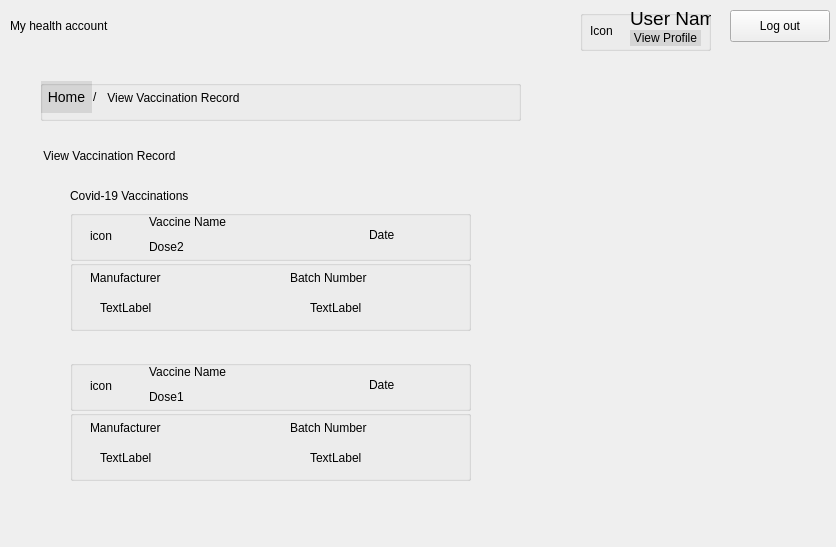
<?xml version="1.0" encoding="UTF-8"?>
<ui version="4.0">
 <class>UserVaccinationResult</class>
 <widget class="QDialog" name="UserVaccinationResult">
  <property name="geometry">
   <rect>
    <x>0</x>
    <y>0</y>
    <width>836</width>
    <height>547</height>
   </rect>
  </property>
  <property name="windowTitle">
   <string>Dialog</string>
  </property>
  <widget class="QGroupBox" name="groupBox_2">
   <property name="geometry">
    <rect>
     <x>40</x>
     <y>80</y>
     <width>481</width>
     <height>41</height>
    </rect>
   </property>
   <property name="title">
    <string/>
   </property>
   <widget class="QLabel" name="label_9">
    <property name="geometry">
     <rect>
      <x>53</x>
      <y>9</y>
      <width>16</width>
      <height>16</height>
     </rect>
    </property>
    <property name="text">
     <string>/</string>
    </property>
   </widget>
   <widget class="QLabel" name="label_10">
    <property name="geometry">
     <rect>
      <x>64</x>
      <y>10</y>
      <width>241</width>
      <height>16</height>
     </rect>
    </property>
    <property name="text">
     <string> View Vaccination Record</string>
    </property>
   </widget>
   <widget class="QPushButton" name="pushButtonHome">
    <property name="geometry">
     <rect>
      <x>1</x>
      <y>1</y>
      <width>51</width>
      <height>32</height>
     </rect>
    </property>
    <property name="styleSheet">
     <string notr="true">QPushButton {
	background-color: rgb(0, 0, 0,0.1); 
	border: none; 
	color: rgb(0, 0, 0); 
	font: 14px;
} 

QPushButton:hover { 
	background-color: rgb(0, 0, 0, 0.1); 
	border: none; 
	color: rgb(0, 43, 255); 
}</string>
    </property>
    <property name="text">
     <string>Home</string>
    </property>
   </widget>
  </widget>
  <widget class="QGroupBox" name="groupBox_3">
   <property name="geometry">
    <rect>
     <x>70</x>
     <y>360</y>
     <width>401</width>
     <height>51</height>
    </rect>
   </property>
   <property name="title">
    <string/>
   </property>
   <widget class="QLabel" name="labelIconVaccine2">
    <property name="geometry">
     <rect>
      <x>20</x>
      <y>5</y>
      <width>26</width>
      <height>41</height>
     </rect>
    </property>
    <property name="text">
     <string>icon</string>
    </property>
   </widget>
   <widget class="QLabel" name="labelVaccine1Name">
    <property name="geometry">
     <rect>
      <x>79</x>
      <y>2</y>
      <width>181</width>
      <height>19</height>
     </rect>
    </property>
    <property name="styleSheet">
     <string notr="true">font: 16pt &quot;.AppleSystemUIFont&quot;;</string>
    </property>
    <property name="text">
     <string>Vaccine Name</string>
    </property>
   </widget>
   <widget class="QLabel" name="label_14">
    <property name="geometry">
     <rect>
      <x>79</x>
      <y>29</y>
      <width>51</width>
      <height>16</height>
     </rect>
    </property>
    <property name="text">
     <string>Dose1</string>
    </property>
   </widget>
   <widget class="QLabel" name="labelVaccine1Date">
    <property name="geometry">
     <rect>
      <x>299</x>
      <y>17</y>
      <width>91</width>
      <height>16</height>
     </rect>
    </property>
    <property name="text">
     <string>Date</string>
    </property>
   </widget>
  </widget>
  <widget class="QLabel" name="label_11">
   <property name="geometry">
    <rect>
     <x>70</x>
     <y>180</y>
     <width>201</width>
     <height>31</height>
    </rect>
   </property>
   <property name="styleSheet">
    <string notr="true">font: 16pt &quot;.AppleSystemUIFont&quot;;</string>
   </property>
   <property name="text">
    <string>Covid-19 Vaccinations</string>
   </property>
  </widget>
  <widget class="QPushButton" name="pushButtonLogout">
   <property name="geometry">
    <rect>
     <x>730</x>
     <y>10</y>
     <width>100</width>
     <height>32</height>
    </rect>
   </property>
   <property name="text">
    <string>Log out</string>
   </property>
  </widget>
  <widget class="QLabel" name="label_7">
   <property name="geometry">
    <rect>
     <x>40</x>
     <y>140</y>
     <width>201</width>
     <height>31</height>
    </rect>
   </property>
   <property name="styleSheet">
    <string notr="true">font: 18pt &quot;.AppleSystemUIFont&quot;;</string>
   </property>
   <property name="text">
    <string> View Vaccination Record</string>
   </property>
  </widget>
  <widget class="QGroupBox" name="groupBox_6">
   <property name="geometry">
    <rect>
     <x>580</x>
     <y>10</y>
     <width>131</width>
     <height>41</height>
    </rect>
   </property>
   <property name="title">
    <string/>
   </property>
   <widget class="QLabel" name="labelUserName">
    <property name="geometry">
     <rect>
      <x>50</x>
      <y>0</y>
      <width>91</width>
      <height>16</height>
     </rect>
    </property>
    <property name="font">
     <font>
      <family>.AppleSystemUIFont</family>
      <pointsize>14</pointsize>
      <italic>false</italic>
      <bold>false</bold>
     </font>
    </property>
    <property name="styleSheet">
     <string notr="true">font: 14pt &quot;.AppleSystemUIFont&quot;;</string>
    </property>
    <property name="text">
     <string>User Name</string>
    </property>
   </widget>
   <widget class="QLabel" name="labelIconUser">
    <property name="geometry">
     <rect>
      <x>10</x>
      <y>0</y>
      <width>41</width>
      <height>41</height>
     </rect>
    </property>
    <property name="text">
     <string>Icon</string>
    </property>
   </widget>
   <widget class="QPushButton" name="pushButtonViewProfile">
    <property name="geometry">
     <rect>
      <x>50</x>
      <y>20</y>
      <width>71</width>
      <height>16</height>
     </rect>
    </property>
    <property name="styleSheet">
     <string notr="true">QPushButton {
	background-color: rgb(0, 0, 0,0.1); 
	border: none; 
	color: rgb(0, 0, 0); 
	font: 12px;
} 

QPushButton:hover { 
	background-color: rgb(0, 0, 0, 0.1); 
	border: none; 
	color: rgb(0, 43, 255); 
}</string>
    </property>
    <property name="text">
     <string>View Profile</string>
    </property>
   </widget>
  </widget>
  <widget class="QLabel" name="label_6">
   <property name="geometry">
    <rect>
     <x>10</x>
     <y>10</y>
     <width>201</width>
     <height>31</height>
    </rect>
   </property>
   <property name="styleSheet">
    <string notr="true">font: 24pt &quot;.AppleSystemUIFont&quot;;</string>
   </property>
   <property name="text">
    <string>My health account </string>
   </property>
  </widget>
  <widget class="QGroupBox" name="groupBox">
   <property name="geometry">
    <rect>
     <x>70</x>
     <y>210</y>
     <width>401</width>
     <height>51</height>
    </rect>
   </property>
   <property name="title">
    <string/>
   </property>
   <widget class="QLabel" name="labelIconVaccine1">
    <property name="geometry">
     <rect>
      <x>20</x>
      <y>5</y>
      <width>26</width>
      <height>41</height>
     </rect>
    </property>
    <property name="text">
     <string>icon</string>
    </property>
   </widget>
   <widget class="QLabel" name="labelVaccine2Name">
    <property name="geometry">
     <rect>
      <x>79</x>
      <y>2</y>
      <width>171</width>
      <height>19</height>
     </rect>
    </property>
    <property name="styleSheet">
     <string notr="true">font: 16pt &quot;.AppleSystemUIFont&quot;;</string>
    </property>
    <property name="text">
     <string>Vaccine Name</string>
    </property>
   </widget>
   <widget class="QLabel" name="label_3">
    <property name="geometry">
     <rect>
      <x>79</x>
      <y>29</y>
      <width>61</width>
      <height>16</height>
     </rect>
    </property>
    <property name="text">
     <string>Dose2</string>
    </property>
   </widget>
   <widget class="QLabel" name="labelVaccine2Date">
    <property name="geometry">
     <rect>
      <x>299</x>
      <y>17</y>
      <width>91</width>
      <height>16</height>
     </rect>
    </property>
    <property name="text">
     <string>Date</string>
    </property>
   </widget>
  </widget>
  <widget class="QGroupBox" name="groupBox_4">
   <property name="geometry">
    <rect>
     <x>70</x>
     <y>260</y>
     <width>401</width>
     <height>71</height>
    </rect>
   </property>
   <property name="title">
    <string/>
   </property>
   <widget class="QLabel" name="label">
    <property name="geometry">
     <rect>
      <x>20</x>
      <y>10</y>
      <width>101</width>
      <height>16</height>
     </rect>
    </property>
    <property name="text">
     <string>Manufacturer</string>
    </property>
   </widget>
   <widget class="QLabel" name="label_2">
    <property name="geometry">
     <rect>
      <x>220</x>
      <y>10</y>
      <width>101</width>
      <height>16</height>
     </rect>
    </property>
    <property name="text">
     <string>Batch Number</string>
    </property>
   </widget>
   <widget class="QLabel" name="labelManufacturer2">
    <property name="geometry">
     <rect>
      <x>30</x>
      <y>40</y>
      <width>111</width>
      <height>16</height>
     </rect>
    </property>
    <property name="text">
     <string>TextLabel</string>
    </property>
   </widget>
   <widget class="QLabel" name="labelBatchNumber2">
    <property name="geometry">
     <rect>
      <x>240</x>
      <y>40</y>
      <width>111</width>
      <height>16</height>
     </rect>
    </property>
    <property name="text">
     <string>TextLabel</string>
    </property>
   </widget>
  </widget>
  <widget class="QGroupBox" name="groupBox_5">
   <property name="geometry">
    <rect>
     <x>70</x>
     <y>410</y>
     <width>401</width>
     <height>71</height>
    </rect>
   </property>
   <property name="title">
    <string/>
   </property>
   <widget class="QLabel" name="label_4">
    <property name="geometry">
     <rect>
      <x>20</x>
      <y>10</y>
      <width>101</width>
      <height>16</height>
     </rect>
    </property>
    <property name="text">
     <string>Manufacturer</string>
    </property>
   </widget>
   <widget class="QLabel" name="label_5">
    <property name="geometry">
     <rect>
      <x>220</x>
      <y>10</y>
      <width>101</width>
      <height>16</height>
     </rect>
    </property>
    <property name="text">
     <string>Batch Number</string>
    </property>
   </widget>
   <widget class="QLabel" name="labelManufacturer1">
    <property name="geometry">
     <rect>
      <x>30</x>
      <y>40</y>
      <width>111</width>
      <height>16</height>
     </rect>
    </property>
    <property name="text">
     <string>TextLabel</string>
    </property>
   </widget>
   <widget class="QLabel" name="labelBatchNumber1">
    <property name="geometry">
     <rect>
      <x>240</x>
      <y>40</y>
      <width>111</width>
      <height>16</height>
     </rect>
    </property>
    <property name="text">
     <string>TextLabel</string>
    </property>
   </widget>
  </widget>
 </widget>
 <resources/>
 <connections/>
</ui>
